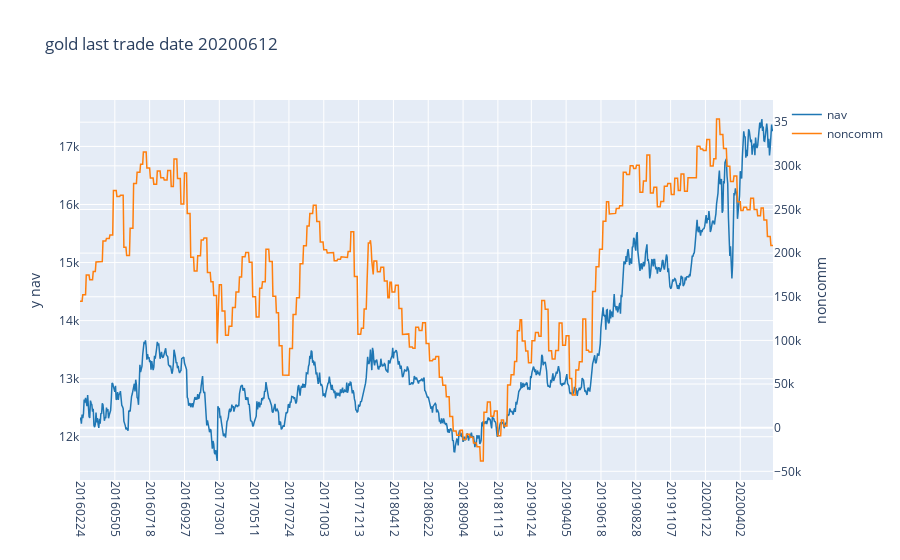
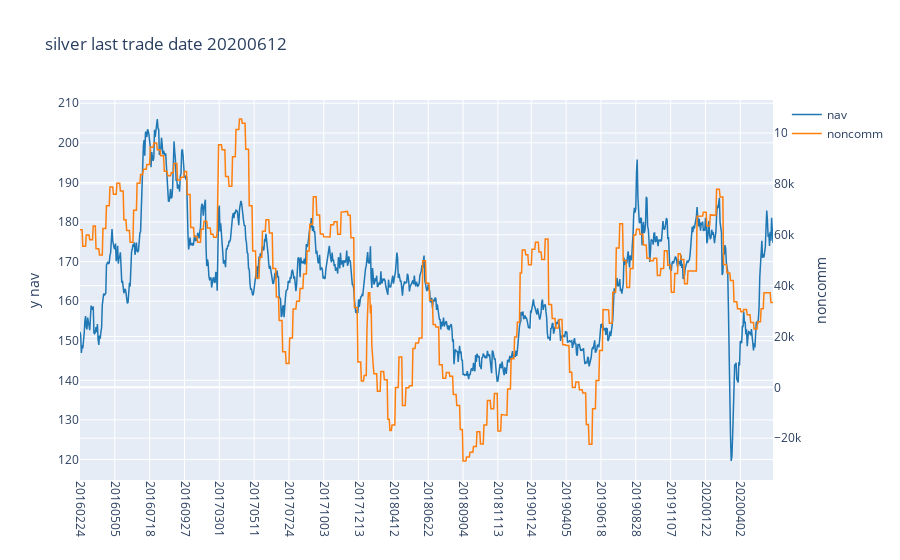
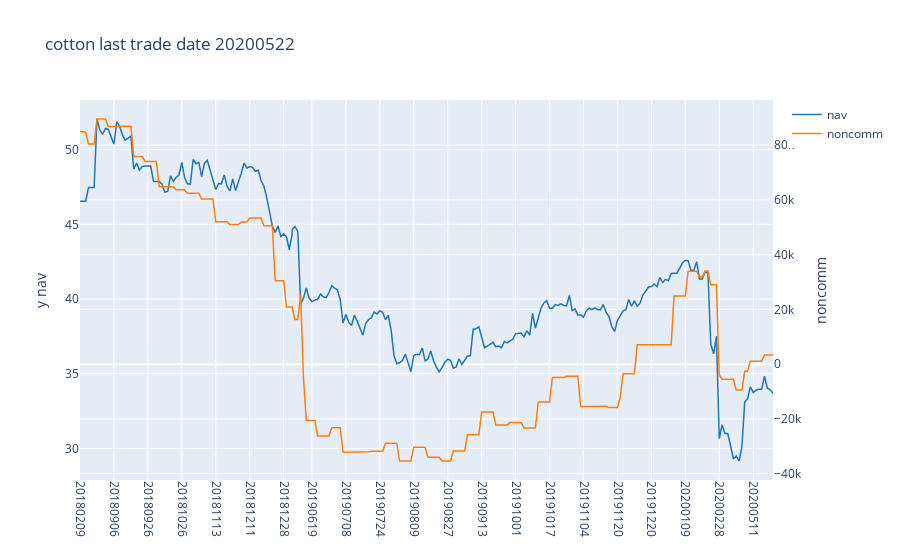
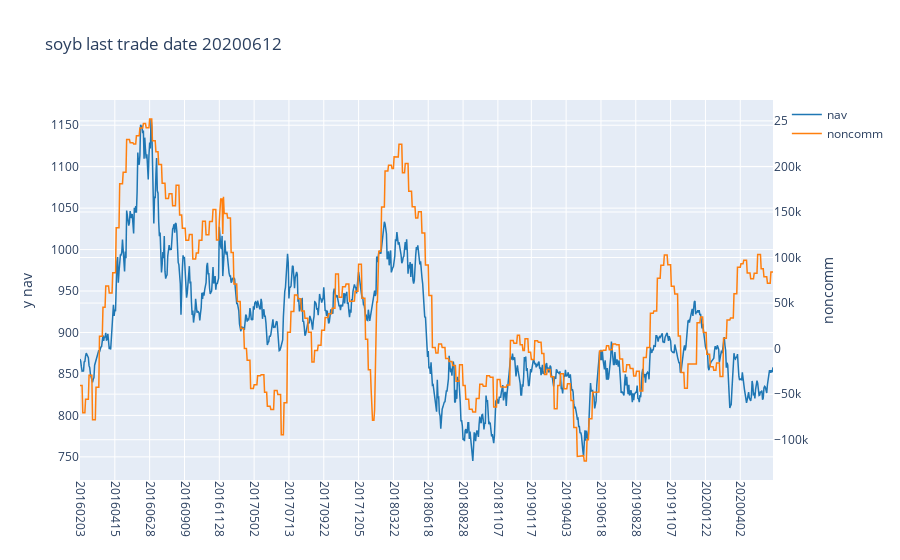

Here is the notebook cell these charts were saved with, in order:
### Code cell
df_all_in = None
for k in dict_df.keys():
    df_in = dict_df[k]
    if len(df_in)>1:
        df_in_with_commod = df_in.copy()
        df_in_with_commod['symbol'] = k
        if df_all_in is None:
            df_all_in = df_in_with_commod.copy()
        else:
            df_all_in = df_all_in.append(df_in_with_commod,ignore_index=True)
    last_date = df_in.trade_date.max()
    xc = 'trade_date'
    plot_title = f'{k} last trade date {last_date}'
    y_left_label = 'y nav'
    y_right_label = 'noncomm'
    
    try:
        fig = ju.plotly_pandas(df_in[['trade_date', 'nav', y_right_label]],x_column=xc,plot_title=plot_title,y_left_label=y_left_label,y_right_label=y_right_label)
        iplot(fig)
    except Exception as e:
        print(f'{k} {str(e)}')
df_all_in.to_csv(f'{TEMP_FOLDER}/df_all_in.csv',index=False)

### Figure 1 — Plotly figure (JSON) as saved in the notebook; plotly's stock layout.template omitted (floating-point values rounded to 4 significant figures; data arrays with more than 128 entries replaced by an {"elided": "..."} marker saying what was removed)
{"data": [{"line": {"color": "rgba (31, 119, 180, 1)", "dash": "solid", "width": 1.5}, "mode": "lines", "name": "nav", "type": "scatter", "x": {"elided": "1000 int values"}, "xaxis": "x", "y": {"elided": "998 float values"}, "yaxis": "y"}, {"line": {"color": "rgba (255, 127, 14, 1)", "dash": "solid", "width": 1.5}, "mode": "lines", "name": "noncomm", "type": "scatter", "x": {"elided": "1000 int values"}, "xaxis": "x", "y": {"elided": "998 int values"}, "yaxis": "y2"}], "layout": {"title": {"text": "gold last trade date 20200612"}, "xaxis": {"tickangle": 90, "ticktext": [20160224, 20160505, 20160718, 20160927, 20170301, 20170511, 20170724, 20171003, 20171213, 20180412, 20180622, 20180904, 20181113, 20190124, 20190405, 20190618, 20190828, 20191107, 20200122, 20200402], "tickvals": [20160224, 20160505, 20160718, 20160927, 20170301, 20170511, 20170724, 20171003, 20171213, 20180412, 20180622, 20180904, 20181113, 20190124, 20190405, 20190618, 20190828, 20191107, 20200122, 20200402], "type": "category"}, "xaxis2": {"tickangle": 90, "ticktext": [20160224, 20160505, 20160718, 20160927, 20170301, 20170511, 20170724, 20171003, 20171213, 20180412, 20180622, 20180904, 20181113, 20190124, 20190405, 20190618, 20190828, 20191107, 20200122, 20200402], "tickvals": [20160224, 20160505, 20160718, 20160927, 20170301, 20170511, 20170724, 20171003, 20171213, 20180412, 20180622, 20180904, 20181113, 20190124, 20190405, 20190618, 20190828, 20191107, 20200122, 20200402], "type": "category"}, "yaxis": {"title": {"text": "y nav"}}, "yaxis2": {"overlaying": "y", "side": "right", "title": {"text": "noncomm"}}}}

### Figure 2 — Plotly figure (JSON) as saved in the notebook; plotly's stock layout.template omitted (floating-point values rounded to 4 significant figures; data arrays with more than 128 entries replaced by an {"elided": "..."} marker saying what was removed)
{"data": [{"line": {"color": "rgba (31, 119, 180, 1)", "dash": "solid", "width": 1.5}, "mode": "lines", "name": "nav", "type": "scatter", "x": {"elided": "1000 int values"}, "xaxis": "x", "y": {"elided": "998 float values"}, "yaxis": "y"}, {"line": {"color": "rgba (255, 127, 14, 1)", "dash": "solid", "width": 1.5}, "mode": "lines", "name": "noncomm", "type": "scatter", "x": {"elided": "1000 int values"}, "xaxis": "x", "y": {"elided": "998 int values"}, "yaxis": "y2"}], "layout": {"title": {"text": "silver last trade date 20200612"}, "xaxis": {"tickangle": 90, "ticktext": [20160224, 20160505, 20160718, 20160927, 20170301, 20170511, 20170724, 20171003, 20171213, 20180412, 20180622, 20180904, 20181113, 20190124, 20190405, 20190618, 20190828, 20191107, 20200122, 20200402], "tickvals": [20160224, 20160505, 20160718, 20160927, 20170301, 20170511, 20170724, 20171003, 20171213, 20180412, 20180622, 20180904, 20181113, 20190124, 20190405, 20190618, 20190828, 20191107, 20200122, 20200402], "type": "category"}, "xaxis2": {"tickangle": 90, "ticktext": [20160224, 20160505, 20160718, 20160927, 20170301, 20170511, 20170724, 20171003, 20171213, 20180412, 20180622, 20180904, 20181113, 20190124, 20190405, 20190618, 20190828, 20191107, 20200122, 20200402], "tickvals": [20160224, 20160505, 20160718, 20160927, 20170301, 20170511, 20170724, 20171003, 20171213, 20180412, 20180622, 20180904, 20181113, 20190124, 20190405, 20190618, 20190828, 20191107, 20200122, 20200402], "type": "category"}, "yaxis": {"title": {"text": "y nav"}}, "yaxis2": {"overlaying": "y", "side": "right", "title": {"text": "noncomm"}}}}

### Figure 3 — Plotly figure (JSON) as saved in the notebook; plotly's stock layout.template omitted (floating-point values rounded to 4 significant figures; data arrays with more than 128 entries replaced by an {"elided": "..."} marker saying what was removed)
{"data": [{"line": {"color": "rgba (31, 119, 180, 1)", "dash": "solid", "width": 1.5}, "mode": "lines", "name": "nav", "type": "scatter", "x": {"elided": "250 int values"}, "xaxis": "x", "y": {"elided": "248 float values"}, "yaxis": "y"}, {"line": {"color": "rgba (255, 127, 14, 1)", "dash": "solid", "width": 1.5}, "mode": "lines", "name": "noncomm", "type": "scatter", "x": {"elided": "250 int values"}, "xaxis": "x", "y": {"elided": "248 int values"}, "yaxis": "y2"}], "layout": {"title": {"text": "cotton last trade date 20200522"}, "xaxis": {"tickangle": 90, "ticktext": [20180209, 20180906, 20180926, 20181026, 20181113, 20181211, 20181228, 20190619, 20190708, 20190724, 20190809, 20190827, 20190913, 20191001, 20191017, 20191104, 20191120, 20191220, 20200109, 20200228, 20200511], "tickvals": [20180209, 20180906, 20180926, 20181026, 20181113, 20181211, 20181228, 20190619, 20190708, 20190724, 20190809, 20190827, 20190913, 20191001, 20191017, 20191104, 20191120, 20191220, 20200109, 20200228, 20200511], "type": "category"}, "xaxis2": {"tickangle": 90, "ticktext": [20180209, 20180906, 20180926, 20181026, 20181113, 20181211, 20181228, 20190619, 20190708, 20190724, 20190809, 20190827, 20190913, 20191001, 20191017, 20191104, 20191120, 20191220, 20200109, 20200228, 20200511], "tickvals": [20180209, 20180906, 20180926, 20181026, 20181113, 20181211, 20181228, 20190619, 20190708, 20190724, 20190809, 20190827, 20190913, 20191001, 20191017, 20191104, 20191120, 20191220, 20200109, 20200228, 20200511], "type": "category"}, "yaxis": {"title": {"text": "y nav"}}, "yaxis2": {"overlaying": "y", "side": "right", "title": {"text": "noncomm"}}}}

### Figure 4 — Plotly figure (JSON) as saved in the notebook; plotly's stock layout.template omitted (floating-point values rounded to 4 significant figures; data arrays with more than 128 entries replaced by an {"elided": "..."} marker saying what was removed)
{"data": [{"line": {"color": "rgba (31, 119, 180, 1)", "dash": "solid", "width": 1.5}, "mode": "lines", "name": "nav", "type": "scatter", "x": {"elided": "1000 int values"}, "xaxis": "x", "y": {"elided": "998 float values"}, "yaxis": "y"}, {"line": {"color": "rgba (255, 127, 14, 1)", "dash": "solid", "width": 1.5}, "mode": "lines", "name": "noncomm", "type": "scatter", "x": {"elided": "1000 int values"}, "xaxis": "x", "y": {"elided": "998 int values"}, "yaxis": "y2"}], "layout": {"title": {"text": "soyb last trade date 20200612"}, "xaxis": {"tickangle": 90, "ticktext": [20160203, 20160415, 20160628, 20160909, 20161128, 20170502, 20170713, 20170922, 20171205, 20180322, 20180618, 20180828, 20181107, 20190117, 20190403, 20190618, 20190828, 20191107, 20200122, 20200402], "tickvals": [20160203, 20160415, 20160628, 20160909, 20161128, 20170502, 20170713, 20170922, 20171205, 20180322, 20180618, 20180828, 20181107, 20190117, 20190403, 20190618, 20190828, 20191107, 20200122, 20200402], "type": "category"}, "xaxis2": {"tickangle": 90, "ticktext": [20160203, 20160415, 20160628, 20160909, 20161128, 20170502, 20170713, 20170922, 20171205, 20180322, 20180618, 20180828, 20181107, 20190117, 20190403, 20190618, 20190828, 20191107, 20200122, 20200402], "tickvals": [20160203, 20160415, 20160628, 20160909, 20161128, 20170502, 20170713, 20170922, 20171205, 20180322, 20180618, 20180828, 20181107, 20190117, 20190403, 20190618, 20190828, 20191107, 20200122, 20200402], "type": "category"}, "yaxis": {"title": {"text": "y nav"}}, "yaxis2": {"overlaying": "y", "side": "right", "title": {"text": "noncomm"}}}}
